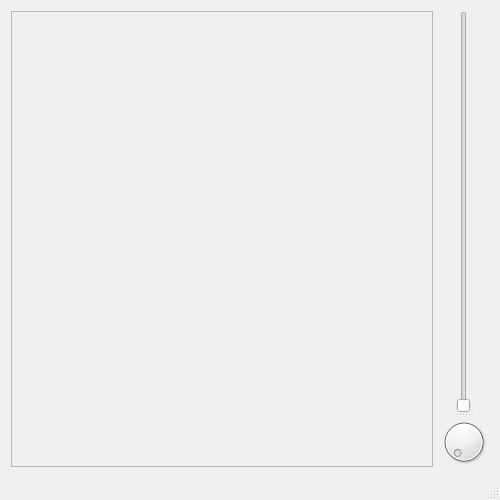
<?xml version="1.0" encoding="UTF-8"?>
<ui version="4.0">
 <class>MainWindow</class>
 <widget class="QMainWindow" name="MainWindow">
  <property name="geometry">
   <rect>
    <x>0</x>
    <y>0</y>
    <width>500</width>
    <height>500</height>
   </rect>
  </property>
  <property name="minimumSize">
   <size>
    <width>500</width>
    <height>500</height>
   </size>
  </property>
  <property name="maximumSize">
   <size>
    <width>16777215</width>
    <height>16777215</height>
   </size>
  </property>
  <property name="windowTitle">
   <string>MainWindow</string>
  </property>
  <property name="iconSize">
   <size>
    <width>500</width>
    <height>200</height>
   </size>
  </property>
  <widget class="QWidget" name="centralWidget">
   <property name="maximumSize">
    <size>
     <width>16777215</width>
     <height>16777215</height>
    </size>
   </property>
   <layout class="QGridLayout" name="gridLayout">
    <item row="0" column="1">
     <widget class="QSplitter" name="splitter_2">
      <property name="orientation">
       <enum>Qt::Horizontal</enum>
      </property>
      <widget class="QSplitter" name="splitter">
       <property name="orientation">
        <enum>Qt::Vertical</enum>
       </property>
       <widget class="QSlider" name="slider">
        <property name="orientation">
         <enum>Qt::Vertical</enum>
        </property>
       </widget>
       <widget class="QDial" name="rotation_dial">
        <property name="maximumSize">
         <size>
          <width>50</width>
          <height>50</height>
         </size>
        </property>
        <property name="orientation">
         <enum>Qt::Horizontal</enum>
        </property>
       </widget>
      </widget>
     </widget>
    </item>
    <item row="0" column="0">
     <widget class="QScrollArea" name="scrollArea">
      <property name="sizePolicy">
       <sizepolicy hsizetype="Preferred" vsizetype="Preferred">
        <horstretch>0</horstretch>
        <verstretch>0</verstretch>
       </sizepolicy>
      </property>
      <property name="widgetResizable">
       <bool>true</bool>
      </property>
      <widget class="QWidget" name="scrollAreaWidgetContents">
       <property name="geometry">
        <rect>
         <x>0</x>
         <y>0</y>
         <width>374</width>
         <height>436</height>
        </rect>
       </property>
       <layout class="QVBoxLayout" name="verticalLayout">
        <item>
         <widget class="QLabel" name="label">
          <property name="text">
           <string/>
          </property>
         </widget>
        </item>
       </layout>
      </widget>
     </widget>
    </item>
   </layout>
  </widget>
  <widget class="QStatusBar" name="statusBar"/>
  <widget class="QMenuBar" name="menu_bar">
   <property name="geometry">
    <rect>
     <x>0</x>
     <y>0</y>
     <width>500</width>
     <height>22</height>
    </rect>
   </property>
  </widget>
  <action name="import_button">
   <property name="text">
    <string>Import</string>
   </property>
   <property name="shortcut">
    <string>Ctrl+O</string>
   </property>
  </action>
  <action name="save_button">
   <property name="text">
    <string>Save</string>
   </property>
   <property name="shortcut">
    <string>Ctrl+S</string>
   </property>
  </action>
  <action name="exit_button">
   <property name="text">
    <string>exit</string>
   </property>
   <property name="shortcut">
    <string>Ctrl+E</string>
   </property>
  </action>
 </widget>
 <layoutdefault spacing="6" margin="11"/>
 <resources/>
 <connections/>
</ui>
